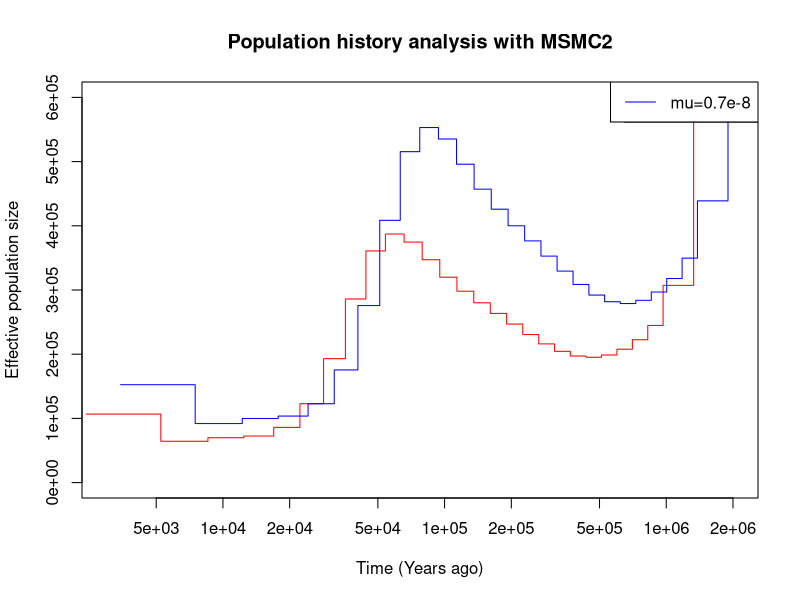

Source code (R):
setwd("~/Downloads/scripts/population_estimates/")

library(ggplot2)
library(gridExtra)


mu <- 1e-8
gen <- 1
mu2 <- 0.7e-8

bilDat_1<-read.table("./bil.msmc2.final.txt", header=TRUE)

plot(bilDat_1$left_time_boundary/mu*gen, (1/bilDat_1$lambda)/mu, log="x",ylim=c(0,600000), xlim=c(3000,2000000),
     type="n", main = "Population history analysis with MSMC2", xlab="Time (Years ago)", ylab="Effective population size")
lines(bilDat_1$left_time_boundary/mu*gen, (1/bilDat_1$lambda)/mu, type="s", col="red")
legend("topright",legend=c("mu=1e-8"), col=c("red"), lty=c(1,1))


lines(bilDat_1$left_time_boundary/mu2*gen, (1/bilDat_1$lambda)/mu2, type="s", col="blue")
legend("topright",legend=c("mu=0.7e-8"), col=c("blue"), lty=c(1,1))


# plot(bilDat_1$left_time_boundary/mu*gen, 2 * bilDat_1$lambda_01 / (bilDat_1$lambda_00 + bilDat_1$lambda_11),
#      xlim=c(1000,500000),ylim=c(0,1), type="n", xlab="Years ago", ylab="Relative cross-coalescence rate")
# lines(bilDat_1$left_time_boundary/mu*gen, 2 * bilDat_1$lambda_01 / (bilDat_1$lambda_00 + bilDat_1$lambda_11), type="s")
# legend("topright",legend=c("Generation-time=1"), col=c("red"), lty=c(1,1))